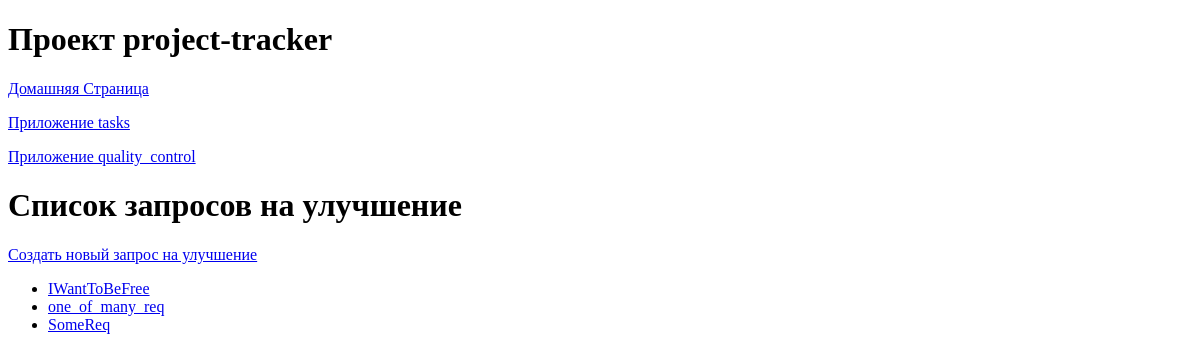
Page /q/requests/ on the earlier database version.
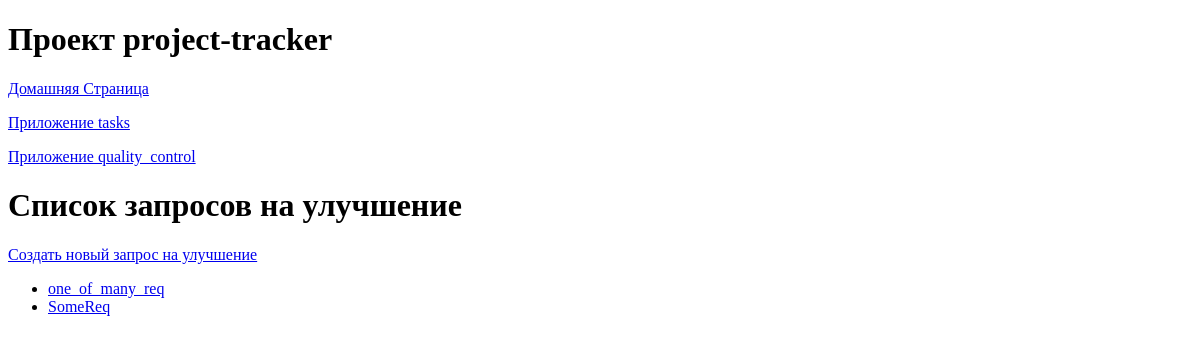
Same page on the later database version.
### quality_control/models.py (models this page shows)
class FeatureRequest(models.Model):
    STATUS_CHOICES = [
        ('Review', 'Рассмотрение'),
        ('Accepted', 'Принято'),
        ('Rejected', 'Отклонено'),
    ]
    title = models.CharField(max_length=100)
    description = models.TextField()
    project = models.ForeignKey(
        Project,
        on_delete=models.CASCADE
    )
    task = models.ForeignKey(
        Task,
        on_delete=models.SET_NULL,
        null=True,
        blank=True
    )
    status = models.CharField(
        max_length=50,
        choices=STATUS_CHOICES,
        default='Review',
    )
    priority = models.IntegerField()
    created_at = models.DateTimeField(auto_now_add=True)
    updated_at = models.DateTimeField(auto_now=True)

### quality_control/views.py (the view)
# urls.py: path('requests/', views.FeatureListView.as_view(), name='features_list'),
class FeatureListView(ListView):
    model = FeatureRequest
    context_object_name = 'features_list'
    template_name = 'quality_control/features_list.html'

### quality_control/templates/quality_control/features_list.html
{% extends 'base/base.html' %}
{% block content %}
    <h1>Список запросов на улучшение</h1>
    <p><a href="{% url 'quality_control:create_featurerequest' %}">Создать новый запрос на улучшение</a></p>
    <ul>
        {% for feature in features_list %}
            <li><a href="{% url 'quality_control:feature_detail' feature.id %}">{{ feature.title }}</a></li>
        {% endfor %}
    </ul>
{% endblock %}

Differences in the rows shown:
removed FeatureRequest: title "IWantToBeFree"
